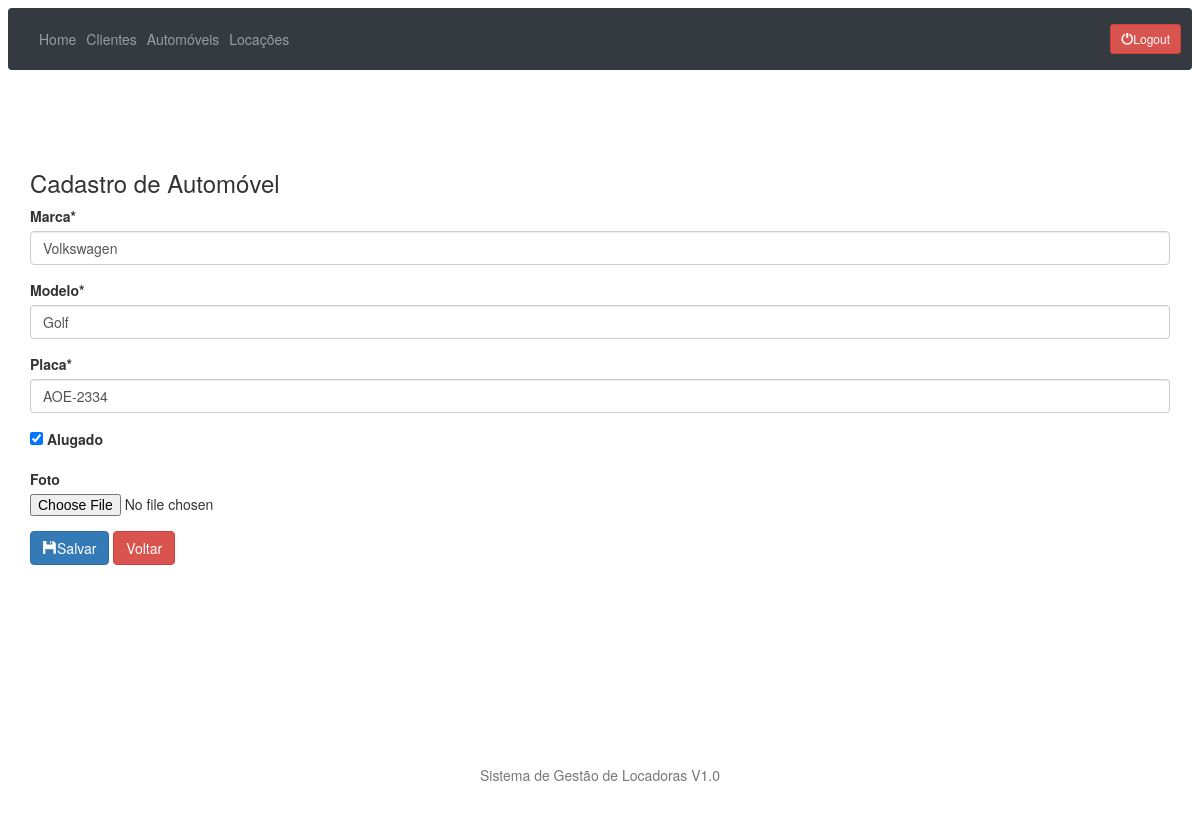
The app's page /automoveis/update/1/ (signed in), older data.
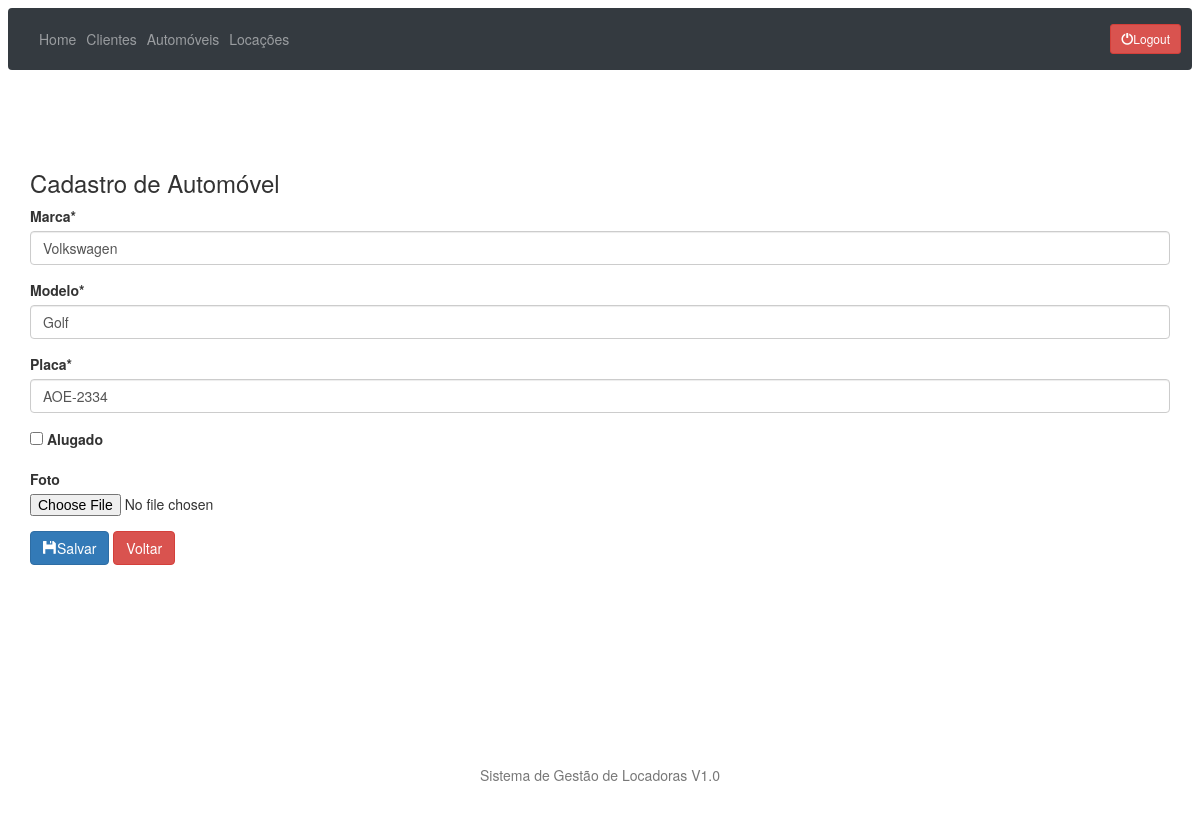
The same page, newer data.
### automoveis/models.py (models this page shows, shortened)
class Automovel(models.Model):
    marca = models.CharField(max_length=30)
    modelo = models.CharField(max_length=30)
    placa = models.CharField(max_length=30)
    foto = models.ImageField(upload_to='automoveis_fotos', null=True, blank=True)
    alugado = models.BooleanField(default=False)

### automoveis/views.py (the view)
# urls.py: path('update/<int:id>/', automoveis_update, name='automovel_update'),
@login_required()
def automoveis_update(request, id):
    automovel = get_object_or_404(Automovel, pk=id)
    form = AutomovelForm(request.POST or None, request.FILES or None, instance=automovel)
    if form.is_valid():
        form.save()
        return redirect('automovel_list')
    return render(request, 'automovel_form.html', {'form': form})

### automoveis/forms.py
class AutomovelForm(ModelForm):
    class Meta:
        model = Automovel
        fields = ['marca', 'modelo', 'placa', 'alugado', 'foto']

### automoveis/templates/automovel_form.html (shortened to what this page needs)
{% extends 'base.html' %}
{% load crispy_forms_tags %}
{% block main %}
    <h3> Cadastro de Automóvel </h3>
    <form method="POST" enctype="multipart/form-data">
        {{ form|crispy }}
        <button type="submit" class="btn btn-primary"><span
            class="glyphicon glyphicon-floppy-disk"></span>Salvar</button>
        <a class="btn btn-danger" href="{% url 'automovel_list' %}">Voltar</a>
    </form>
{% endblock %}

Row changes from the older to the newer data that the page shows:
changed Automovel "Volkswagen": alugado "☑" → "☐"
